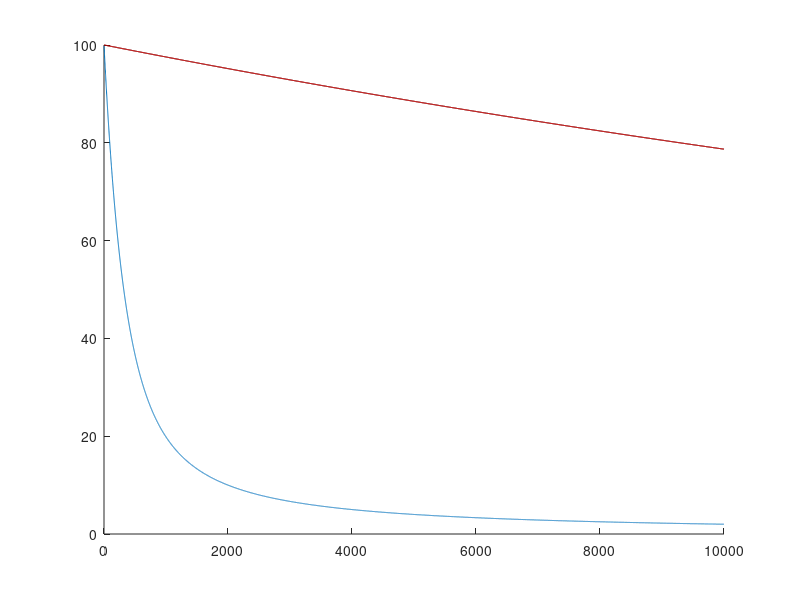

The MATLAB source for this figure:
close all;clear all;gamma=0.99;a=1-gamma;b=1;m=1;x(1)=0;t(1)=0;y(1)=0;tm(1)=0;ym(1)=0;tmp(1)=0;ymp(1)=0;alpha=0.5;alphamp=0.5;iters=10000;for i=2:itersx(i)=x(i-1)+alpha*(b-a*x(i-1));y(i)=y(i-1)+alpha*(b-a*t(i-1)-m*y(i-1));t(i)=t(i-1)+alpha*a*y(i-1);ym(i)=ymp(i-1)+alphamp*(b-a*tmp(i-1)-ymp(i-1));tm(i)=tmp(i-1)+alphamp*a*ymp(i-1);ymp(i)=ymp(i-1)+alphamp*(b-a*tm(i)-m*ym(i));tmp(i)=tmp(i-1)+alphamp*a*ym(i);x_mean(i-1)=mean(x);y_mean(i-1)=mean(y);t_mean(i-1)=mean(t);tmp_mean(i-1)=mean(tmp);ymp_mean(i-1)=mean(ymp);err_gtd(i-1)=norm(t_mean(i-1)-inv(a)*b);err_gtdmp(i-1)=norm(tmp_mean(i-1)-inv(a)*b);err_td(i-1)=norm(x_mean(i-1)-inv(a)*b);end;hold on;plot(err_gtdmp,'k');plot(err_gtd,'r');plot(err_td);fptr=fopen('err_td_one','w');for i=1:1000:itersfprintf(fptr,'%d\t%e\n',i,err_td(i));end;fclose(fptr);fptr=fopen('err_gtd_one','w');for i=1:1000:itersfprintf(fptr,'%d\t%e\n',i,err_gtd(i));end;fclose(fptr);fptr=fopen('err_gtdmp_one','w');for i=1:1000:itersfprintf(fptr,'%d\t%e\n',i,err_gtdmp(i));end;fclose(fptr);